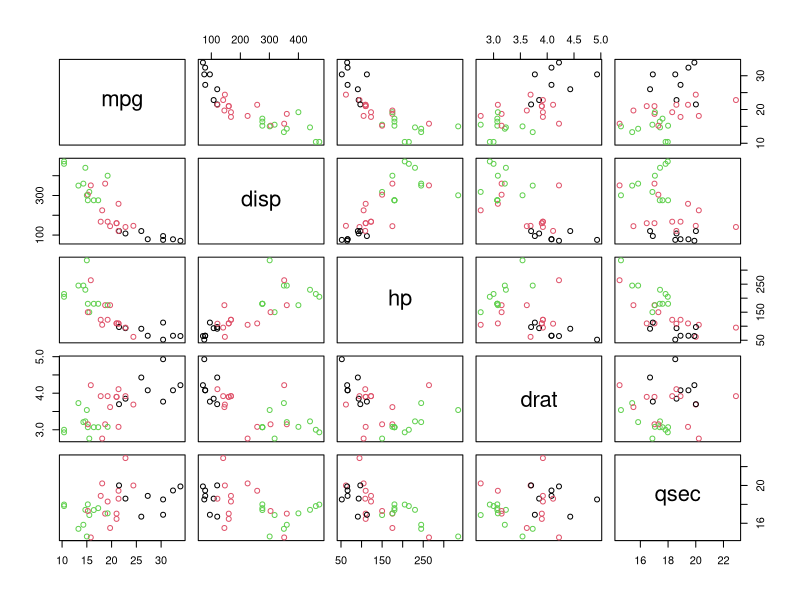

The R source for this figure:

data("mtcars")
mtcars$carsize <- cut(mtcars[,"wt"], breaks=c(0, 2.5, 3.5, 5.5), labels=c("Compact", "Midsize", "Large"))
pairs(~ mpg+disp+hp+drat+qsec , mtcars, col= mtcars$carsize )
